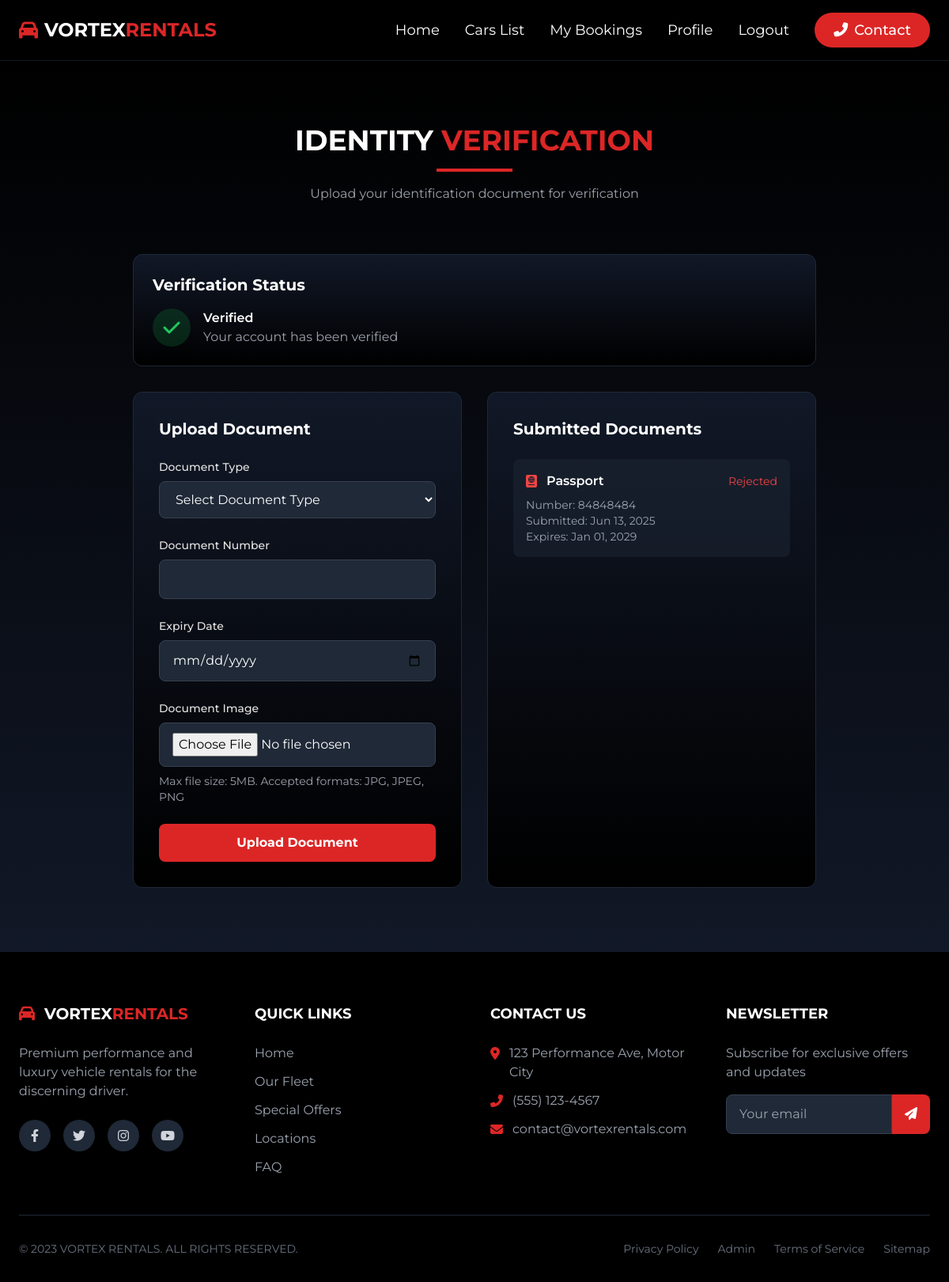
/verification.php (signed in), run on the app's committed database.
### tables this page shows
CREATE TABLE `verification_documents` (
  `id` int NOT NULL AUTO_INCREMENT,
  `user_id` int NOT NULL,
  `document_type` enum('passport','id_card') NOT NULL,
  `document_number` varchar(50) NOT NULL,
  `document_image` varchar(255) NOT NULL,
  `submission_date` timestamp NOT NULL DEFAULT CURRENT_TIMESTAMP,
  `expiry_date` date DEFAULT NULL,
  `status` enum('pending','approved','rejected') DEFAULT 'pending',
  `admin_notes` text,
  PRIMARY KEY (`id`),
  KEY `user_id` (`user_id`),
  CONSTRAINT `verification_documents_ibfk_1` FOREIGN KEY (`user_id`) REFERENCES `users` (`id`) ON DELETE CASCADE
);

### verification.php (the view, shortened to what this page needs)
<?php
require_once 'db.php';
$stmt = $conn->prepare("SELECT is_verified, verification_status, verification_notes FROM users WHERE id = ?");
$stmt->bind_param("i", $_SESSION['user_id']);
$stmt->execute();
$user = $stmt->get_result()->fetch_assoc();
$stmt = $conn->prepare("SELECT * FROM verification_documents WHERE user_id = ? ORDER BY submission_date DESC");
$stmt->bind_param("i", $_SESSION['user_id']);
$stmt->execute();
$documents = $stmt->get_result()->fetch_all(MYSQLI_ASSOC);
?>
<!DOCTYPE html>
<html lang="en">
<head>
    <script src="https://cdn.tailwindcss.com"></script>
    <link rel="stylesheet" href="https://cdnjs.cloudflare.com/ajax/libs/font-awesome/6.4.0/css/all.min.css">
</head>
<body class="min-h-screen flex flex-col">
    <nav class="w-full bg-black text-white shadow-lg sticky top-0 z-50 border-b border-gray-900">
        <div class="max-w-7xl mx-auto flex justify-between items-center px-6 py-4">
            <div class="flex items-center space-x-2">
                <i class="fas fa-car text-2xl text-red-600"></i>
                <a href="index.php" class="text-2xl font-bold">VORTEX<span class="text-red-600">RENTALS</span></a>
            </div>
            <div class="hidden md:flex space-x-8 text-lg items-center">
                <a href="index.php" class="nav-link hover:text-red-500 transition">Home</a>
                <a href="carlist.php" class="nav-link hover:text-red-500 transition">Cars List</a>
                <a href="my_bookings.php" class="nav-link hover:text-red-500 transition">My Bookings</a>
                <a href="profile.php" class="nav-link hover:text-red-500 transition">Profile</a>
                <a href="logout.php" class="nav-link hover:text-red-500 transition">Logout</a>
                <a href="contact.php" class="ml-4 px-6 py-2 bg-red-600 hover:bg-red-700 text-white rounded-full font-medium transition-all duration-300 transform hover:scale-105">
                    <i class="fas fa-phone-alt mr-2"></i>Contact
                </a>
            </div>
        </div>
    </nav>
    <div class="flex-1 py-16 md:py-20 bg-gradient-to-b from-black to-gray-900">
        <div class="max-w-4xl mx-auto px-4">
            <div class="text-center mb-16 fade-in">
                <h2 class="text-3xl md:text-4xl font-bold mb-4">
                    <span class="text-white">IDENTITY</span> <span class="text-red-600">VERIFICATION</span>
                </h2>
                <div class="w-24 h-1 bg-red-600 mx-auto mb-4"></div>
                <p class="text-gray-400">Upload your identification document for verification</p>
            </div>
            <div class="bg-gradient-to-b from-gray-900 to-black p-6 rounded-xl border border-gray-800 mb-8 slide-up">
                <h3 class="text-xl font-bold text-white mb-4">Verification Status</h3>
                <div class="flex items-center space-x-4">
                    <?php if ($user['is_verified']): ?>
                        <div class="w-12 h-12 rounded-full bg-green-600/20 flex items-center justify-center text-green-500">
                            <i class="fas fa-check text-2xl"></i>
                        </div>
                        <div>
                            <h4 class="font-semibold text-white">Verified</h4>
                            <p class="text-gray-400">Your account has been verified</p>
                        </div>
                    <?php endif; ?>
                </div>
            </div>
            <div class="grid grid-cols-1 md:grid-cols-2 gap-8">
                <div class="bg-gradient-to-b from-gray-900 to-black p-8 rounded-xl border border-gray-800 slide-up">
                    <h3 class="text-xl font-bold text-white mb-6">Upload Document</h3>
                    <form method="post" enctype="multipart/form-data" class="space-y-6">
                        <div>
                            <label class="block text-sm font-medium mb-2">Document Type</label>
                            <select name="document_type" required
                                class="w-full px-4 py-3 bg-gray-800 border border-gray-700 rounded-lg focus:outline-none focus:ring-2 focus:ring-red-600 text-white">
                                <option value="">Select Document Type</option>
                            </select>
                        </div>
                        <div>
                            <label class="block text-sm font-medium mb-2">Document Number</label>
                            <input type="text" name="document_number" required
                                class="w-full px-4 py-3 bg-gray-800 border border-gray-700 rounded-lg focus:outline-none focus:ring-2 focus:ring-red-600 text-white">
                        </div>
                        <div>
                            <label class="block text-sm font-medium mb-2">Expiry Date</label>
                            <input type="date" name="expiry_date"
                                class="w-full px-4 py-3 bg-gray-800 border border-gray-700 rounded-lg focus:outline-none focus:ring-2 focus:ring-red-600 text-white">
                        </div>
                        <div>
                            <label class="block text-sm font-medium mb-2">Document Image</label>
                            <input type="file" name="document_image" required accept="image/*"
                                class="w-full px-4 py-3 bg-gray-800 border border-gray-700 rounded-lg focus:outline-none focus:ring-2 focus:ring-red-600 text-white">
                            <p class="text-sm text-gray-400 mt-2">Max file size: 5MB. Accepted formats: JPG, JPEG, PNG</p>
                        </div>
                        <button type="submit"
                            class="w-full bg-red-600 hover:bg-red-700 text-white font-bold py-3 rounded-lg transition duration-300">
                            Upload Document
                        </button>
                    </form>
                </div>
                <div class="bg-gradient-to-b from-gray-900 to-black p-8 rounded-xl border border-gray-800 slide-up animate-delay-100">
                    <h3 class="text-xl font-bold text-white mb-6">Submitted Documents</h3>
                    <?php if (empty($documents)): ?>
                        <p class="text-gray-400">No documents submitted yet.</p>
                    <?php else: ?>
                        <div class="space-y-4">
                            <?php foreach ($documents as $doc): ?>
                                <div class="bg-gray-800/50 p-4 rounded-lg">
                                    <div class="flex items-center justify-between mb-2">
                                        <div class="flex items-center space-x-3">
                                            <i class="fas <?php echo $doc['document_type'] === 'passport' ? 'fa-passport' : 'fa-id-card'; ?> text-red-500"></i>
                                            <span class="font-semibold text-white">
                                                <?php echo ucfirst(str_replace('_', ' ', $doc['document_type'])); ?>
                                            </span>
                                        </div>
                                        <span class="text-sm <?php
                                            echo $doc['status'] === 'approved' ? 'text-green-500' :
                                                ($doc['status'] === 'rejected' ? 'text-red-500' : 'text-yellow-500');
                                        ?>">
                                            <?php echo ucfirst($doc['status']); ?>
                                        </span>
                                    </div>
                                    <div class="text-sm text-gray-400">
                                        <p>Number: <?php echo htmlspecialchars($doc['document_number']); ?></p>
                                        <p>Submitted: <?php echo date('M d, Y', strtotime($doc['submission_date'])); ?></p>
                                        <?php if ($doc['expiry_date']): ?>
                                            <p>Expires: <?php echo date('M d, Y', strtotime($doc['expiry_date'])); ?></p>
                                        <?php endif; ?>
                                    </div>
                                </div>
                            <?php endforeach; ?>
                        </div>
                    <?php endif; ?>
                </div>
            </div>
        </div>
    </div>
    <footer class="bg-black pt-16 pb-8 border-t border-gray-900">
        <div class="max-w-7xl mx-auto px-6">
            <div class="grid grid-cols-1 md:grid-cols-4 gap-10 mb-12">
                <div>
                    <h3 class="text-xl font-bold mb-6 flex items-center">
                        <i class="fas fa-car mr-3 text-red-600"></i>
                        <span class="text-white">VORTEX</span><span class="text-red-600">RENTALS</span>
                    </h3>
                    <p class="text-gray-400 mb-6">Premium performance and luxury vehicle rentals for the discerning driver.</p>
                    <div class="flex space-x-4">
                        <a href="#" class="w-10 h-10 rounded-full bg-gray-800 hover:bg-red-600 text-gray-300 hover:text-white flex items-center justify-center transition">
                            <i class="fab fa-facebook-f"></i>
                        </a>
                        <a href="#" class="w-10 h-10 rounded-full bg-gray-800 hover:bg-red-600 text-gray-300 hover:text-white flex items-center justify-center transition">
                            <i class="fab fa-twitter"></i>
                        </a>
                        <a href="#" class="w-10 h-10 rounded-full bg-gray-800 hover:bg-red-600 text-gray-300 hover:text-white flex items-center justify-center transition">
                            <i class="fab fa-instagram"></i>
                        </a>
                        <a href="#" class="w-10 h-10 rounded-full bg-gray-800 hover:bg-red-600 text-gray-300 hover:text-white flex items-center justify-center transition">
                            <i class="fab fa-youtube"></i>
                        </a>
                    </div>
                </div>
                <div>
                    <h4 class="font-bold text-lg mb-6 text-white">QUICK LINKS</h4>
                    <ul class="space-y-3">
                        <li><a href="index.php" class="text-gray-400 hover:text-red-500 transition">Home</a></li>
                        <li><a href="allcars.php" class="text-gray-400 hover:text-red-500 transition">Our Fleet</a></li>
                        <li><a href="#" class="text-gray-400 hover:text-red-500 transition">Special Offers</a></li>
                        <li><a href="#" class="text-gray-400 hover:text-red-500 transition">Locations</a></li>
                        <li><a href="#" class="text-gray-400 hover:text-red-500 transition">FAQ</a></li>
                    </ul>
                </div>
                <div>
                    <h4 class="font-bold text-lg mb-6 text-white">CONTACT US</h4>
                    <ul class="space-y-3">
                        <li class="flex items-start text-gray-400">
                            <i class="fas fa-map-marker-alt mt-1 mr-3 text-red-600"></i>
                            <span>123 Performance Ave, Motor City</span>
                        </li>
                        <li class="flex items-center text-gray-400">
                            <i class="fas fa-phone-alt mr-3 text-red-600"></i>
                            <span>(555) 123-4567</span>
                        </li>
                        <li class="flex items-center text-gray-400">
                            <i class="fas fa-envelope mr-3 text-red-600"></i>
                            <span>contact@vortexrentals.com</span>
                        </li>
                    </ul>
                </div>
                <div>
                    <h4 class="font-bold text-lg mb-6 text-white">NEWSLETTER</h4>
                    <p class="text-gray-400 mb-4">Subscribe for exclusive offers and updates</p>
                    <form class="flex">
                        <input type="email" placeholder="Your email" class="px-4 py-3 bg-gray-800 text-white rounded-l-lg focus:outline-none focus:ring-2 focus:ring-red-600 w-full border border-gray-700">
                        <button type="submit" class="px-4 py-3 bg-red-600 hover:bg-red-700 text-white rounded-r-lg transition">
                            <i class="fas fa-paper-plane"></i>
                        </button>
                    </form>
                </div>
            </div>
            <div class="border-t border-gray-800 pt-8 flex flex-col md:flex-row justify-between items-center">
                <p class="text-gray-500 text-sm mb-4 md:mb-0">© 2023 VORTEX RENTALS. ALL RIGHTS RESERVED.</p>
                <div class="flex space-x-6">
                    <a href="#" class="text-gray-500 hover:text-red-500 text-sm transition">Privacy Policy</a>
                    <a href="admin_login.php" class="text-gray-500 hover:text-red-500 text-sm transition">Admin</a>
                    <a href="#" class="text-gray-500 hover:text-red-500 text-sm transition">Terms of Service</a>
                    <a href="#" class="text-gray-500 hover:text-red-500 text-sm transition">Sitemap</a>
                </div>
            </div>
        </div>
    </footer>
</body>
</html>

### verification.php (style rules this page uses)
body { font-family: 'Montserrat', sans-serif; background-color: #0a0a0a; color: #e5e5e5; }
.fade-in { animation: fadeIn 1s ease-in forwards; opacity: 0; }
.slide-up { animation: slideUp 0.8s cubic-bezier(0.175, 0.885, 0.32, 1.275) forwards; opacity: 0; transform: translateY(30px); }

### data on the page
verification_documents: document_type "Passport", status "Rejected", document_number "84848484", submission_date "Jun 13, 2025", expiry_date "Jan 01, 2029"
